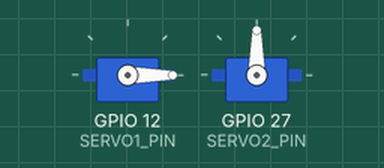
Recording of a sketch running on a simulated ESP32. Shown: 2 × servo. What the sketch prints to the serial monitor is not drawn.

Above: at 0.15 s.
At 10.1 s:
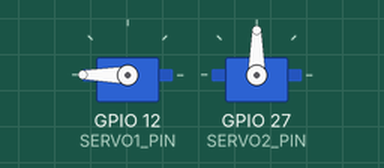
Timing chart, 0 to 13.1 s (numbered marks = the images above):
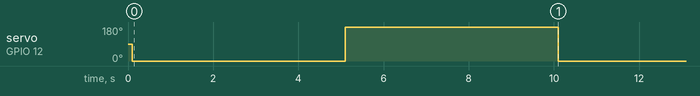

Measured:
- by itself, servo on GPIO 12 (SERVO1_PIN): alternates 180° for 5.0 s and 0° for 5.0 s

The sketch:

servo_motor_potenciometro.ino
```cpp
#include <ESP32Servo.h>

// Define the servo control pin
#define SERVO1_PIN 12
#define POTENCIOMETER1_PIN 14
#define SERVO2_PIN 27
#define POTENCIOMETER2_PIN 26

Servo myServo1;
Servo myServo2;
int val = 1;
int num = 0;

void setup() {
  // Attach the servo to the specified pin
  myServo1.setPeriodHertz(50); // Set PWM frequency to 50Hz (standard for servos)
  myServo1.attach(SERVO1_PIN, 500, 3000); // (pin, min pulse width, max pulse width in microseconds)
  myServo2.setPeriodHertz(50); // Set PWM frequency to 50Hz (standard for servos)
  myServo2.attach(SERVO2_PIN, 500, 3000); // (pin, min pulse width, max pulse width in microseconds)

  Serial.begin(115200);
  Serial.println("Servo control initialized");

  // myServo1.write(0);

  delay(100);
}

void loop() {
  // myServo1.write(0);
  // delay(100);
  // if (val % 200 == 0 && val <= 100000) {
  //   Serial.println("O servo deveria mexer?");
  //   myServo1.write(num);

  //   num += 20;
  // }
  // if (val > 100000) {
  //   myServo1.attach(SERVO_PIN_TEMP);
  //   Serial.println("O servo deveria mexer?");
  // }
  // Serial.println("---------------------- Leitura do Servo ----------------------");
  // Serial.println(myServo1.read());

  // // Small delay to stabilize the servo and reduce Serial input checking frequency
  // val += 1;
  // if (val > 10000000) {
  //   Serial.println("Reseto Val?");
  //   myServo1.attach(SERVO_PIN, 500, 2400);
  //   val = 0;
  // }


  // int servoPosition1 = map(analogRead(POTENCIOMETER1_PIN), 0, 4096, 0, 180);


  // if (val % 2 == 0) {
  //   delay(5000);
  //   myServo1.write(0);
  //   delay(5000);
  //   myServo1.write(180);
  //   delay(5000);
  // }
  // else {
  //   delay(5000);
  //   myServo2.write(0);
  //   delay(5000);
  //   myServo2.write(180);
  //   delay(5000);
  // }

  myServo1.write(0);
  delay(5000);
  myServo1.write(180);
  delay(5000);

  // val += 1;

  // if (val > 5000) {
  //   val = 1;
  // }


  // Serial.println("Posicao servo 1");
  // Serial.println(servoPosition1);

  // int servoPosition2 = map(analogRead(POTENCIOMETER2_PIN), 0, 4096, 0, 180);
  // myServo2.write(servoPosition2);
  // Serial.println("Posicao servo 2");
  // Serial.println(servoPosition2);


}
```
